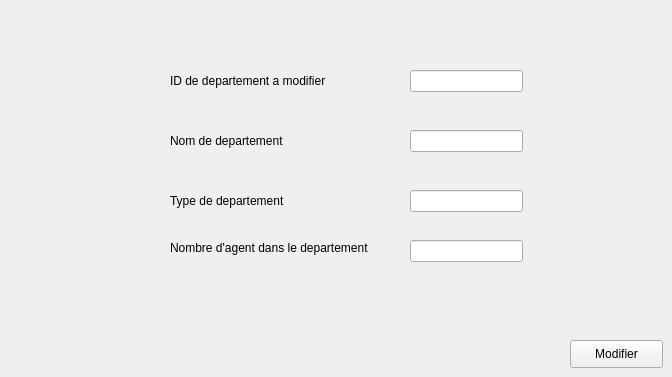
   <widget class="QWidget" name="tab_6">
    <attribute name="title">
     <string>Modifier</string>
    </attribute>
    <widget class="QLabel" name="label_19">
     <property name="geometry">
      <rect>
       <x>170</x>
       <y>70</y>
       <width>181</width>
       <height>21</height>
      </rect>
     </property>
     <property name="text">
      <string>ID de departement a modifier</string>
     </property>
    </widget>
    <widget class="QLineEdit" name="id3">
     <property name="geometry">
      <rect>
       <x>410</x>
       <y>70</y>
       <width>113</width>
       <height>22</height>
      </rect>
     </property>
    </widget>
    <widget class="QLabel" name="label_20">
     <property name="geometry">
      <rect>
       <x>170</x>
       <y>130</y>
       <width>151</width>
       <height>21</height>
      </rect>
     </property>
     <property name="text">
      <string>Nom de departement</string>
     </property>
    </widget>
    <widget class="QLineEdit" name="nom3">
     <property name="geometry">
      <rect>
       <x>410</x>
       <y>130</y>
       <width>113</width>
       <height>22</height>
      </rect>
     </property>
    </widget>
    <widget class="QLabel" name="label_21">
     <property name="geometry">
      <rect>
       <x>170</x>
       <y>190</y>
       <width>151</width>
       <height>21</height>
      </rect>
     </property>
     <property name="text">
      <string>Type de departement</string>
     </property>
    </widget>
    <widget class="QLineEdit" name="type3">
     <property name="geometry">
      <rect>
       <x>410</x>
       <y>190</y>
       <width>113</width>
       <height>22</height>
      </rect>
     </property>
    </widget>
    <widget class="QLabel" name="label_22">
     <property name="geometry">
      <rect>
       <x>170</x>
       <y>240</y>
       <width>221</width>
       <height>16</height>
      </rect>
     </property>
     <property name="text">
      <string>Nombre d'agent dans le departement</string>
     </property>
    </widget>
    <widget class="QLineEdit" name="nb3">
     <property name="geometry">
      <rect>
       <x>410</x>
       <y>240</y>
       <width>113</width>
       <height>22</height>
      </rect>
     </property>
    </widget>
    <widget class="QPushButton" name="Modifier2">
     <property name="geometry">
      <rect>
       <x>570</x>
       <y>340</y>
       <width>93</width>
       <height>28</height>
      </rect>
     </property>
     <property name="text">
      <string>Modifier</string>
     </property>
    </widget>
   </widget>
